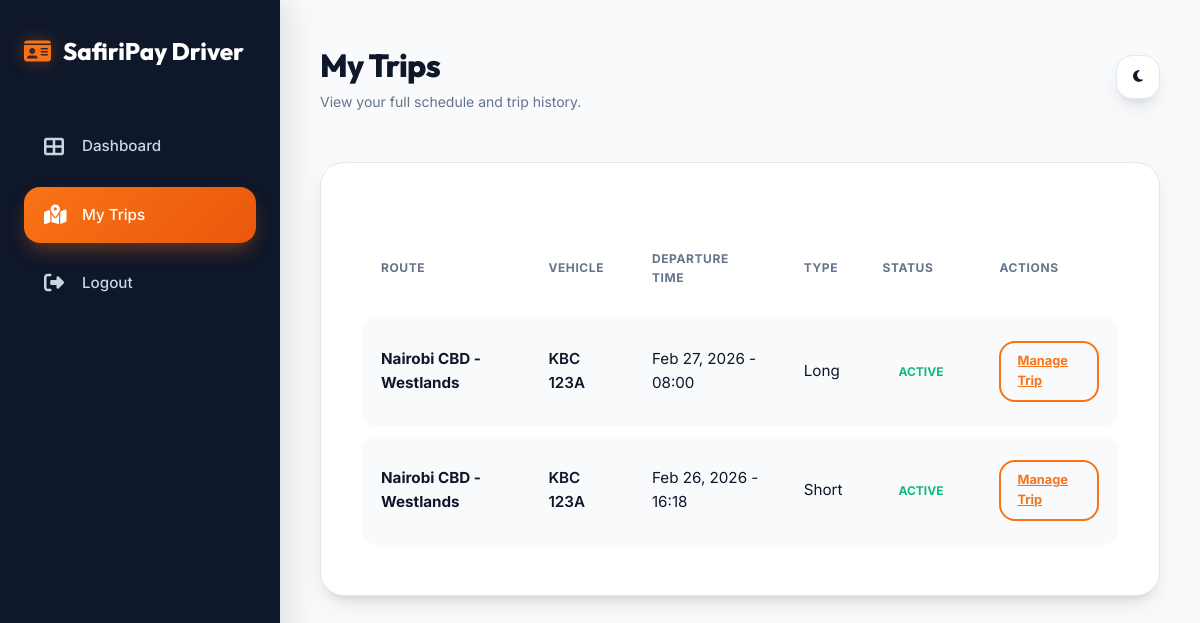
The page /driverveiw/trips.php (signed in) on the database its author committed.
### tables this page shows
CREATE TABLE `trips` (
  `tripid` int(11) NOT NULL,
  `routeid` int(11) NOT NULL,
  `busid` int(11) NOT NULL,
  `driverid` int(11) DEFAULT NULL,
  `starttime` datetime DEFAULT NULL,
  `status` enum('active','completed','cancelled') DEFAULT 'active',
  `trip_type` enum('short','long') NOT NULL DEFAULT 'short'
);

CREATE TABLE `routes` (
  `routeid` int(11) NOT NULL,
  `routename` varchar(100) NOT NULL,
  `saccoid` int(11) DEFAULT NULL,
  `createdat` datetime DEFAULT current_timestamp()
);

CREATE TABLE `buses` (
  `busid` int(11) NOT NULL,
  `saccoid` int(11) NOT NULL,
  `platenumber` varchar(20) NOT NULL,
  `capacity` int(11) DEFAULT 14,
  `status` tinyint(4) DEFAULT 1,
  `driverid` int(11) NOT NULL
);

### driverveiw/trips.php (the view, shortened to what this page needs)
<?php
include 'database.php';
$driver_id = $_SESSION['driver_id'];
$trips_sql = "SELECT t.*, r.routename, b.platenumber
              FROM trips t
              JOIN routes r ON t.routeid = r.routeid
              JOIN buses b ON t.busid = b.busid
              WHERE t.driverid = $driver_id
              ORDER BY t.starttime DESC";
$trips_res = $conn->query($trips_sql);
?>
<!DOCTYPE html>
<html lang="en" data-theme="light">
<head>
    <link rel="stylesheet" href="https://cdnjs.cloudflare.com/ajax/libs/font-awesome/6.4.0/css/all.min.css">
    <link rel="stylesheet" href="driver.css">
</head>
<body>
    <div class="dashboard-container">
        <div class="sidebar">
            <div class="sidebar-header">
                <i class="fas fa-id-card"></i>
                <span>SafiriPay Driver</span>
            </div>
            <ul class="sidebar-menu">
                <li>
                    <a href="dashboard.php">
                        <i class="fas fa-th-large"></i> <span>Dashboard</span>
                    </a>
                </li>
                <li>
                    <a href="trips.php" class="active">
                        <i class="fas fa-map-marked-alt"></i> <span>My Trips</span>
                    </a>
                </li>
                <li>
                    <a href="logout.php">
                        <i class="fas fa-sign-out-alt"></i> <span>Logout</span>
                    </a>
                </li>
            </ul>
        </div>
        <main class="main-content">
            <header class="header">
                <div class="header-title">
                    <h1>My Trips</h1>
                    <p style="color: var(--text-muted); font-size: 0.875rem;">View your full schedule and trip history.</p>
                </div>
                <div class="header-actions">
                    <button class="theme-toggle" id="theme-toggle">
                        <i class="fas fa-moon"></i>
                    </button>
                </div>
            </header>
            <div class="data-card">
                <div class="table-responsive">
                    <table>
                        <thead>
                            <tr>
                                <th>Route</th>
                                <th>Vehicle</th>
                                <th>Departure Time</th>
                                <th>Type</th>
                                <th>Status</th>
                                <th>Actions</th>
                            </tr>
                        </thead>
                        <tbody>
                            <?php if($trips_res->num_rows > 0): ?>
                                <?php while($trip = $trips_res->fetch_assoc()): ?>
                                    <tr>
                                        <td style="font-weight: 700;"><?php echo htmlspecialchars($trip['routename']); ?></td>
                                        <td><span style="font-weight: 600;"><?php echo htmlspecialchars($trip['platenumber']); ?></span></td>
                                        <td><?php echo date('M d, Y - H:i', strtotime($trip['starttime'])); ?></td>
                                        <td><span style="text-transform: capitalize;"><?php echo $trip['trip_type']; ?></span></td>
                                        <td>
                                            <?php
                                            $status_class = '';
                                            if($trip['status'] == 'active') $status_class = 'var(--success)';
                                            else if($trip['status'] == 'completed') $status_class = 'var(--primary)';
                                            else $status_class = 'var(--text-muted)';
                                            ?>
                                            <span class="status-badge" style="background: <?php echo $status_class; ?>22; color: <?php echo $status_class; ?>;">
                                                <?php echo ucfirst($trip['status']); ?>
                                            </span>
                                        </td>
                                        <td>
                                            <a href="trip_details.php?id=<?php echo $trip['tripid']; ?>" class="btn btn-outline" style="padding: 0.5rem 1rem; font-size: 0.8rem;">
                                                Manage Trip
                                            </a>
                                        </td>
                                    </tr>
                                <?php endwhile; ?>
                            <?php endif; ?>
                        </tbody>
                    </table>
                </div>
            </div>
        </main>
    </div>
</body>
</html>

### driverveiw/driver.css (style rules this page uses)
:root { --primary: #f97316; --primary-alt: #ea580c; --primary-light: rgba(249, 115, 22, 0.1); --bg-main: #f8fafc; --sidebar-bg: #0f172a; --sidebar-text: #cbd5e1; --sidebar-hover: #1e293b; --sidebar-active: #f97316; --card-bg: #ffffff; --text-main: #0f172a; --text-muted: #64748b; --border: #e2e8f0; --success: #10b981; --warning: #f59e0b; --danger: #ef4444; --shadow: 0 10px 25px -5px rgba(0, 0, 0, 0.1), 0 8px 10px -6px rgba(0, 0, 0, 0.1); --glass-bg: rgba(255, 255, 255, 0.7); --glass-border: rgba(255, 255, 255, 0.3); --radius-sm: 8px; --radius-md: 16px; --radius-lg: 24px; --radius-xl: 32px; }
* { margin: 0; padding: 0; box-sizing: border-box; font-family: 'Inter', sans-serif; transition: background-color 0.3s cubic-bezier(0.4, 0, 0.2, 1), color 0.3s cubic-bezier(0.4, 0, 0.2, 1), border-color 0.3s ease; }
h1, h2, h3, .sidebar-header span { font-family: 'Outfit', sans-serif; }
body { background-color: var(--bg-main); color: var(--text-main); line-height: 1.6; -webkit-font-smoothing: antialiased; }
.dashboard-container { display: flex; min-height: 100vh; }
.sidebar { width: 280px; background-color: var(--sidebar-bg); color: var(--sidebar-text); padding: 2rem 1.5rem; position: fixed; height: 100vh; z-index: 1000; box-shadow: 10px 0 30px rgba(0, 0, 0, 0.1); }
.sidebar-header { margin-bottom: 3rem; font-size: 1.5rem; font-weight: 800; color: #fff; display: flex; align-items: center; gap: 12px; }
.sidebar-header i { color: var(--primary); filter: drop-shadow(0 0 8px rgba(249, 115, 22, 0.4)); }
.sidebar-menu { list-style: none; }
.sidebar-menu li { margin-bottom: 0.75rem; }
.sidebar-menu a { color: var(--sidebar-text); text-decoration: none; display: flex; align-items: center; gap: 14px; padding: 1rem 1.25rem; border-radius: var(--radius-md); font-weight: 500; font-size: 0.95rem; transition: all 0.2s ease; }
.sidebar-menu a.active { background: linear-gradient(135deg, var(--primary), var(--primary-alt)); color: #fff; box-shadow: 0 10px 20px -5px rgba(249, 115, 22, 0.4); }
.sidebar-menu a i { font-size: 1.25rem; width: 24px; }
.main-content { flex: 1; margin-left: 280px; padding: 2.5rem; }
.header { display: flex; justify-content: space-between; align-items: center; margin-bottom: 3rem; }
.header-title h1 { font-size: 2rem; font-weight: 800; letter-spacing: -0.02em; }
.theme-toggle { background: var(--card-bg); border: 1px solid var(--border); width: 44px; height: 44px; border-radius: var(--radius-md); cursor: pointer; display: flex; align-items: center; justify-content: center; color: var(--text-main); box-shadow: var(--shadow); }
.data-card { background: var(--card-bg); border-radius: var(--radius-lg); padding: 2.5rem; border: 1px solid var(--border); box-shadow: var(--shadow); }
.table-responsive { overflow-x: auto; margin-top: 1rem; }
table { width: 100%; border-collapse: separate; border-spacing: 0 10px; }
th { text-align: left; padding: 1.25rem; font-size: 0.75rem; text-transform: uppercase; font-weight: 700; color: var(--text-muted); letter-spacing: 0.05em; }
td { padding: 1.5rem 1.25rem; font-size: 0.95rem; background: var(--bg-main); }
tr td:first-child { border-radius: var(--radius-md) 0 0 var(--radius-md); }
tr td:last-child { border-radius: 0 var(--radius-md) var(--radius-md) 0; }
.status-badge { padding: 0.5rem 1rem; border-radius: 99px; font-size: 0.75rem; font-weight: 700; text-transform: uppercase; }
.btn { padding: 0.75rem 1.5rem; border-radius: var(--radius-md); font-weight: 700; font-size: 0.9rem; cursor: pointer; border: none; display: inline-flex; align-items: center; justify-content: center; gap: 10px; transition: all 0.2s ease; }
.btn-outline { background: transparent; border: 2px solid var(--primary); color: var(--primary); }

### rows shown on the page
trips: routeid.routename "Nairobi CBD - Westlands", busid.platenumber "KBC 123A", starttime "Feb 27, 2026 - 08:00", trip_type "Long", status "ACTIVE"
trips: routeid.routename "Nairobi CBD - Westlands", busid.platenumber "KBC 123A", starttime "Feb 26, 2026 - 16:18", trip_type "Short", status "ACTIVE"
